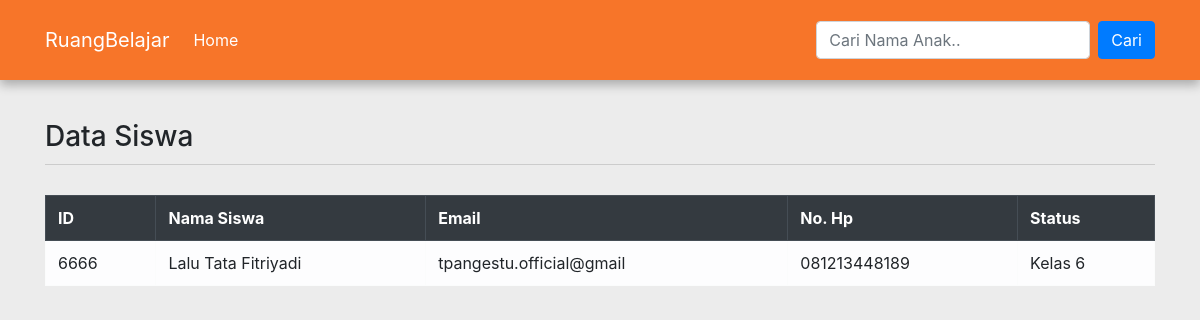
The page /admin/ on the database as committed earlier.
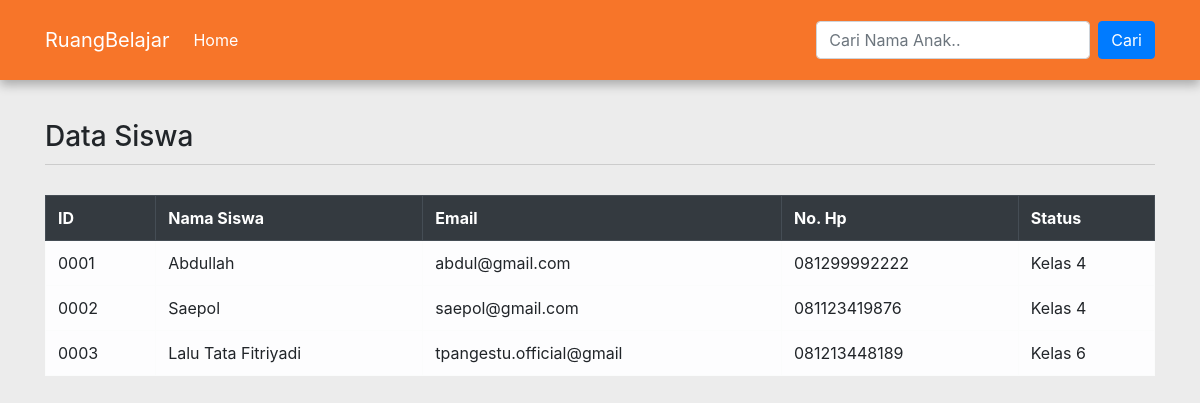
The same page on the database as committed later.
### tables this page shows
CREATE TABLE `siswa` (
  `id` varchar(100) NOT NULL,
  `nama` varchar(100) NOT NULL,
  `email` varchar(100) NOT NULL,
  `no_hp` varchar(100) NOT NULL,
  `status` enum('Kelas 4','Kelas 5','Kelas 6','') NOT NULL
);

### database/tampil_data.php (the view, shortened to what this page needs)
<?php
	include 'config.php';
if(isset($_GET['cari'])){
	$cari = $_GET['cari'];
	echo "<p> Mencari Data : ";
	echo "$cari";
	echo "</p>";
	$data = mysqli_query($koneksi, "select * from siswa where nama like '%".$cari."%'
		or id like '%".$cari."%'");
}else{
	$data = mysqli_query($koneksi, "select * from siswa");
}
 ?>
<tr class="thead-dark">
	<th>ID</th>
	<th>Nama Siswa</th>
	<th>Email</th>
	<th>No. Hp</th>
	<th>Status</th>
</tr>
<?php
while($d = mysqli_fetch_array($data)){
?>
<tr>
	<td><?php echo $d['id']; ?></td>
	<td><?php echo $d['nama']; ?></td>
	<td><?php echo $d['email']; ?></td>
	<td><?php echo $d['no_hp']; ?></td>
	<td><?php echo $d['status']; ?></td>
</tr>
<?php }
?>

### admin/index.php (shortened to what this page needs)
<html>
	<head>
		<link rel="stylesheet" href="../assets/bootstrap/css/bootstrap-grid.min.css">
		<link rel="stylesheet" href="../assets/bootstrap/css/bootstrap.min.css">
		<link rel="stylesheet" href="../assets/custom/custom.css">
	</head>
	<body>
		<nav class="navbar navbar-expand-lg navbar-dark navigasi">
			<div class="container">
				<a class="navbar-brand" href="#">RuangBelajar</a>
			<div class="collapse navbar-collapse" id="navbarSupportedContent">
			<ul class="navbar-nav mr-auto">
				<li class="nav-item active">
			    	<a class="nav-link" href="../">Home <span class="sr-only">(current)</span></a>
				</li>
			</ul>
				<form class="form-inline my-2 my-lg-0" action="../admin/" method="get">
				  <input class="form-control mr-sm-2" type="search" placeholder="Cari Nama Anak.." aria-label="Search" name="cari">
				  <button class="btn btn-primary" type="submit">Cari</button>
				</form>
				</div>
			</div>
			</nav>
			<div class="konten">
				<div class="container">
					<div class="row">
						<div class="col">
							<h3 class="judul">Data Siswa</h3>
							<table class="table table-bordered table-light">
								<?php
									include '../database/tampil_data.php';
								?>
							</table>
						</div>
					</div>
				</div>
			</div>
	</body>
</html>

### assets/custom/custom.css (style rules this page uses)
body { background: #ececec; }
.navigasi { background: #f77529; box-shadow: 0px 5px 10px 0 rgba(0, 0, 0, 0.28); padding:20px 0px; color: #fff; }
.judul { margin: 30px 0px; border-bottom: 1px solid #ccc; padding: 10px 0px; }

Rows that differ between the two databases and show on the page:
removed siswa: id "6666", nama "Lalu Tata Fitriyadi", email "tpangestu.official@gmail", no_hp "081213448189", status "Kelas 6"
added siswa: id "0001", nama "Abdullah", email "abdul@gmail.com", no_hp "081299992222", status "Kelas 4"
added siswa: id "0002", nama "Saepol", email "saepol@gmail.com", no_hp "081123419876", status "Kelas 4"
added siswa: id "0003", nama "Lalu Tata Fitriyadi", email "tpangestu.official@gmail", no_hp "081213448189", status "Kelas 6"
